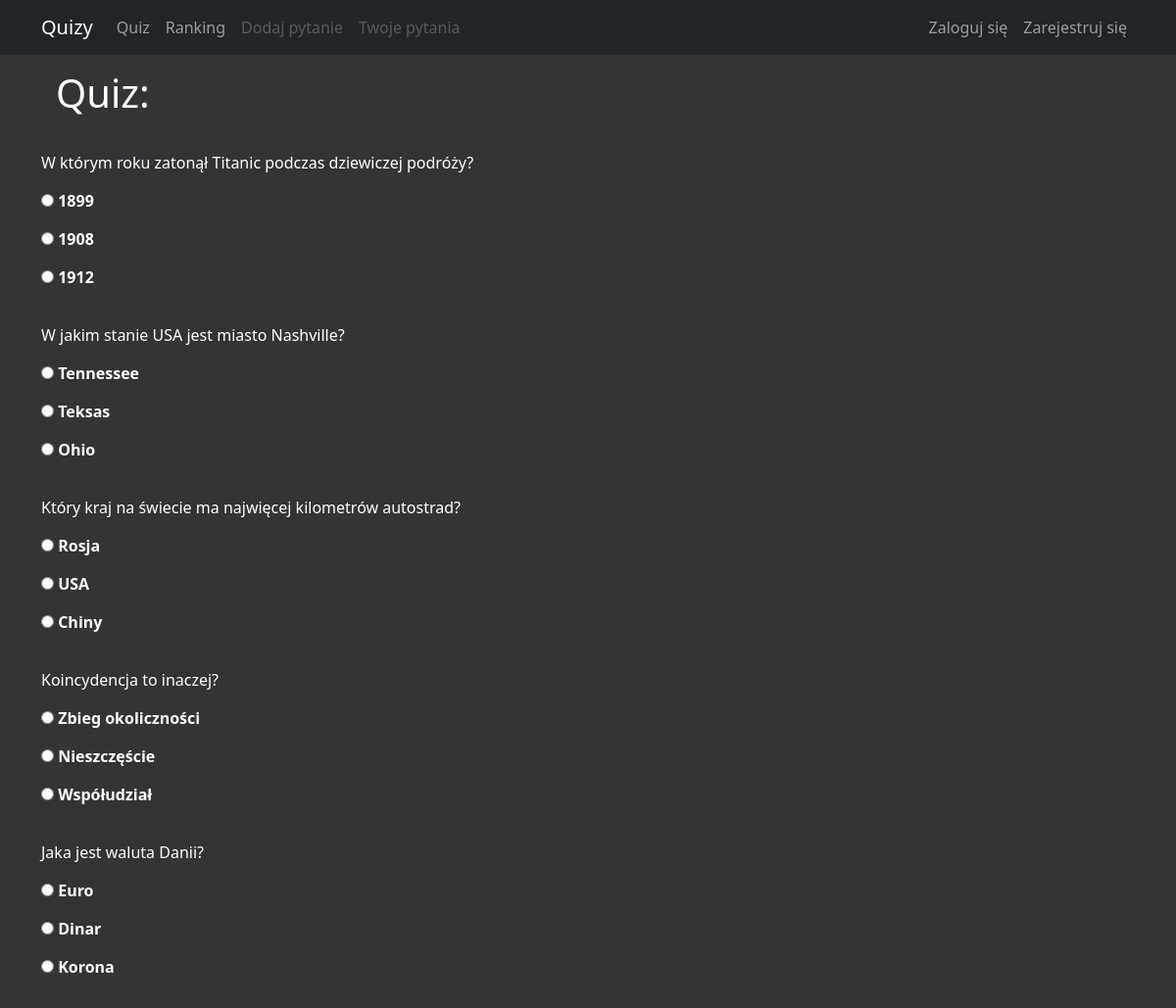
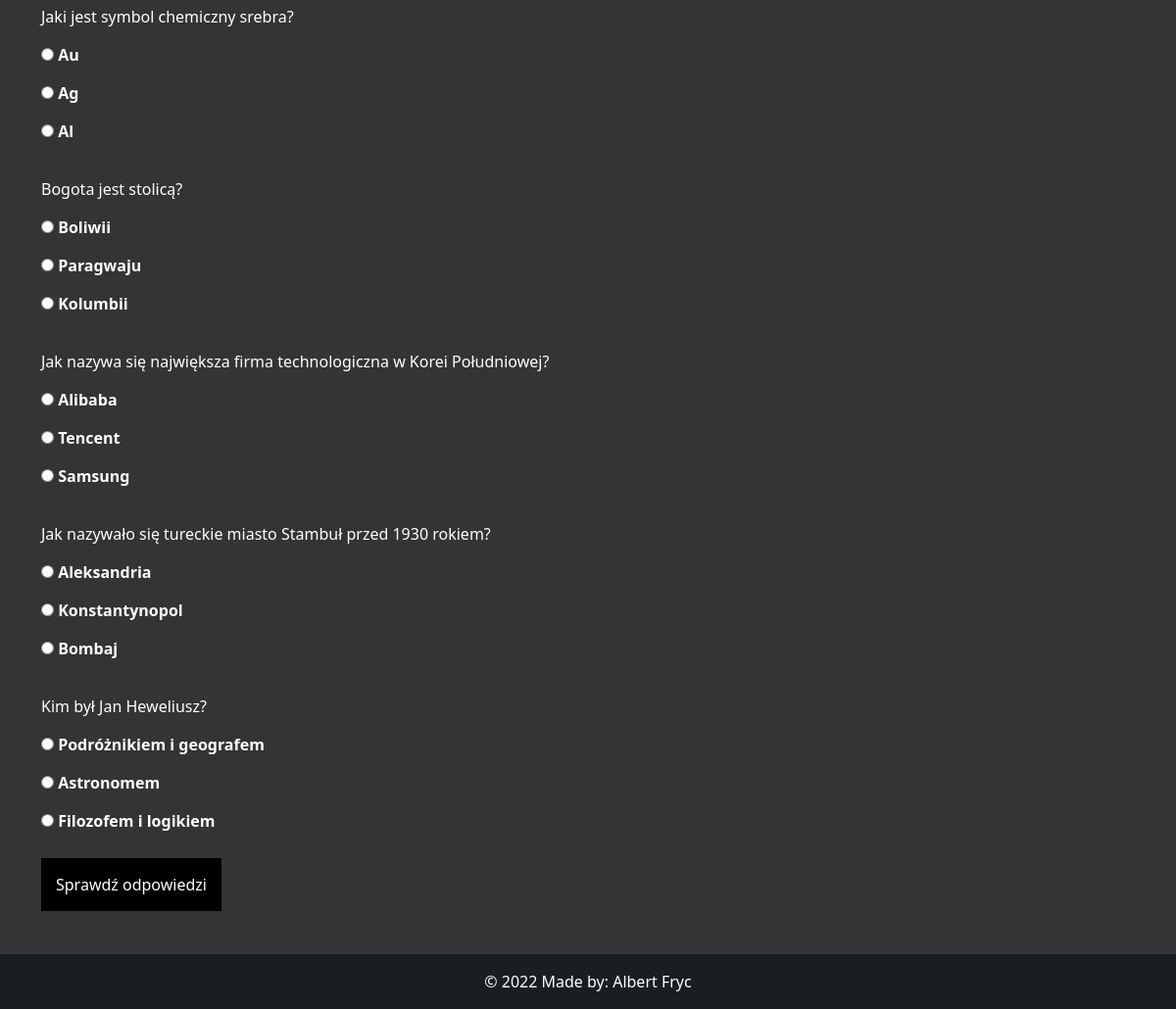
The page /quiz on the database its author committed (2 pictures, top to bottom).
### quizy/modele.py (models this page shows, shortened)
class Pytanie(db.Model):
    id = db.Column(db.Integer, primary_key=True)
    pytanie = db.Column(db.Unicode(255), unique=True)
    odpopr = db.Column(db.Unicode(100))
    odpowiedzi = db.relationship(
        'Odpowiedz', backref=db.backref('pytanie'),
        cascade="all, delete, delete-orphan")
    userid = db.Column(db.Integer, db.ForeignKey('uzytkownik.id'))

class Odpowiedz(db.Model):
    id = db.Column(db.Integer, primary_key=True)
    pnr = db.Column(db.Integer, db.ForeignKey('pytanie.id'))
    odpowiedz = db.Column(db.Unicode(100))

### quizy/routes.py (the view, shortened to what this page needs)
@app.route('/quiz', methods=['GET', 'POST'])
def quiz():
    pytania = Pytanie.query.join(Odpowiedz).order_by(func.random()).limit(12).all()
    if not pytania:
        flash('Brak pytań w bazie.', 'danger')
        return redirect(url_for('index'))
    return render_template('quiz.html', title='Quiz', pytania=pytania)

### quizy/templates/quiz.html
{% extends "szablon.html" %}
{% block content %}
<div class="container" id="cont3">
<h1 style="margin: 15px;">Quiz:</h1>
<form method="POST">
  {% for p in pytania %}
    <p style="margin-top: 35px;">
      {{ p.pytanie }}
      <br>
      {% for o in p.odpowiedzi %}
        <label>
          <input type="radio" value="{{ o.odpowiedz }}" name="{{ p.id }}" required>
          {{ o.odpowiedz }}
        </label>
        <br>
      {% endfor %}
    </p>
  {% endfor %}
<button type="submit" id="qz">Sprawdź odpowiedzi</button>
</form>
</div>
{% endblock content %}}

### quizy/templates/szablon.html (shortened to what this page needs)
<!DOCTYPE html>
<html>
<head>
  <link href="{{ url_for('static', filename='style.css') }}" rel="stylesheet" type="text/css">
  <link href="https://cdn.jsdelivr.net/npm/bootstrap@5.1.3/dist/css/bootstrap.min.css" rel="stylesheet">
</head>
<body id="bd">
<nav class="navbar navbar-expand-sm navbar-dark bg-dark">
  <div class="container">
    <a class="navbar-brand" href="{{ url_for('index') }}">Quizy</a>
    <div class="collapse navbar-collapse" id="mynavbar">
      <ul class="navbar-nav me-auto">
        <li class="nav-item">
          <a class="nav-link" href="{{ url_for('quiz') }}">Quiz</a>
        </li>
        <li class="nav-item">
          <a class="nav-link" href="{{ url_for('ranking') }}">Ranking</a>
        </li>
        <li class="nav-item">
          {% if current_user.is_authenticated %}
            <a class="nav-link" href="{{ url_for('dodaj') }}">Dodaj pytanie</a>
          {% else %}
            <a class="nav-link disabled" href="{{ url_for('dodaj') }}">Dodaj pytanie</a>
          {% endif %}
        </li>
        <li class="nav-item">
          {% if current_user.is_authenticated %}
          <a class="nav-link" href="{{ url_for('twoje') }}">Twoje pytania</a>
          {% else %}
            <a class="nav-link disabled" href="{{ url_for('twoje') }}">Twoje pytania</a>
          {% endif %}
        </li>
      </ul>
      <ul class="nav navbar-nav navbar-right">
        {% if current_user.is_authenticated %}
      <li class="nav-item">
        <a class="nav-link" href="{{ url_for('wyloguj') }}">Wyloguj się</a>
    </li>
        {% else %}
          <li class="nav-item">
              <a class="nav-link" href="{{ url_for('login') }}">Zaloguj się</a>
          </li>
          <li class="nav-item">
              <a class="nav-link" href="{{ url_for('rejestruj') }}">Zarejestruj się</a>
        {% endif %}
          </li>
       </ul>
    </div>
  </div>
</nav>
{% block content %}{% endblock %}
<footer class="bg-dark text-center text-white" id="ft">
    <div class="text-center p-3" style="background-color: rgba(0, 0, 0, 0.2);">
      © 2022 Made by: Albert Fryc
    </div>
  </footer>
</body>
</html>

### quizy/static/style.css (style rules this page uses)
#bd { background-color: #343437; color: white; }
a { text-decoration: none; }
#ft { width: 100%; position: fixed; bottom: 0; }
label { margin-top: 15px; font-weight: bold; }
#cont3 { text-align: justify; }
#qz { background-color: black; color: white; padding: 15px; margin: 10px 0px 100px 0px; border: none; cursor: pointer; }

### rows shown on the page
Pytanie: pytanie "W którym roku zatonął Titanic podczas dziewiczej podróży?"
Odpowiedz: odpowiedz "1899"
Odpowiedz: odpowiedz "1908"
Odpowiedz: odpowiedz "1912"
Pytanie: pytanie "W jakim stanie USA jest miasto Nashville?"
Odpowiedz: odpowiedz "Tennessee"
Odpowiedz: odpowiedz "Teksas"
Odpowiedz: odpowiedz "Ohio"
Pytanie: pytanie "Który kraj na świecie ma najwięcej kilometrów autostrad?"
Odpowiedz: odpowiedz "Rosja"
Odpowiedz: odpowiedz "USA"
Odpowiedz: odpowiedz "Chiny"
Pytanie: pytanie "Koincydencja to inaczej?"
Odpowiedz: odpowiedz "Zbieg okoliczności"
Odpowiedz: odpowiedz "Nieszczęście"
Odpowiedz: odpowiedz "Współudział"
Pytanie: pytanie "Jaka jest waluta Danii?"
Odpowiedz: odpowiedz "Euro"
Odpowiedz: odpowiedz "Dinar"
Odpowiedz: odpowiedz "Korona"
Pytanie: pytanie "Jaki jest symbol chemiczny srebra?"
Odpowiedz: odpowiedz "Au"
Odpowiedz: odpowiedz "Ag"
Odpowiedz: odpowiedz "Al"
Pytanie: pytanie "Bogota jest stolicą?"
Odpowiedz: odpowiedz "Boliwii"
Odpowiedz: odpowiedz "Paragwaju"
Odpowiedz: odpowiedz "Kolumbii"
Pytanie: pytanie "Jak nazywa się największa firma technologiczna w Korei Południowej?"
Odpowiedz: odpowiedz "Alibaba"
Odpowiedz: odpowiedz "Tencent"
Odpowiedz: odpowiedz "Samsung"
Pytanie: pytanie "Jak nazywało się tureckie miasto Stambuł przed 1930 rokiem?"
Odpowiedz: odpowiedz "Aleksandria"
Odpowiedz: odpowiedz "Konstantynopol"
Odpowiedz: odpowiedz "Bombaj"
Pytanie: pytanie "Kim był Jan Heweliusz?"
Odpowiedz: odpowiedz "Podróżnikiem i geografem"
Odpowiedz: odpowiedz "Astronomem"
Odpowiedz: odpowiedz "Filozofem i logikiem"
